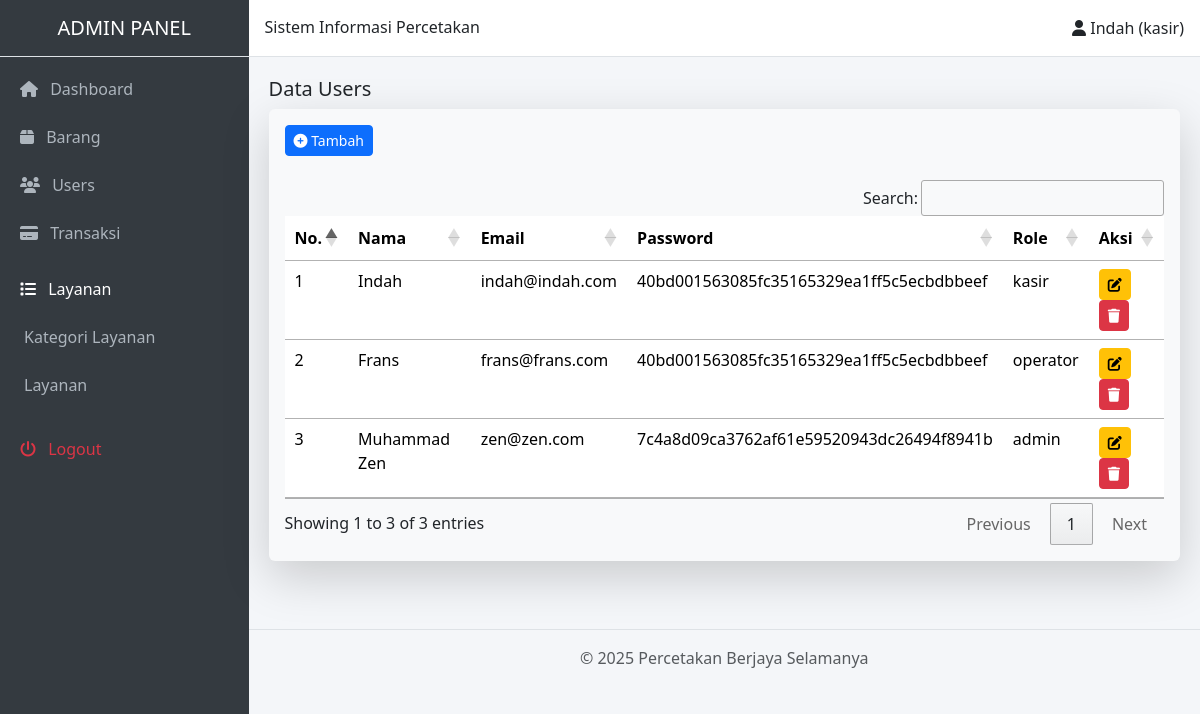
The page /index.php?halaman=users (signed in) on the database its author committed.
### tables this page shows
CREATE TABLE `users`  (
  `id_user` int NOT NULL AUTO_INCREMENT,
  `nama` varchar(90) NULL DEFAULT NULL,
  `email` varchar(50) NULL DEFAULT NULL,
  `password` varchar(255) NULL DEFAULT NULL,
  `role` enum('admin','kasir','operator') NULL DEFAULT NULL,
  `status_hapus` enum('Y','T') NULL DEFAULT NULL,
  PRIMARY KEY (`id_user`) USING BTREE
);

### menu/users/users.php (the view, shortened to what this page needs)
<?php
$koneksi = mysqli_connect('localhost', 'root', '', 'db_percetakan');
$hasil= mysqli_query($koneksi,"select * from users;");
?>
<h5 class="judul-form">Data Users</h5>
<div class="shadow-lg p-3 mb-5 bg-body-tertiary rounded">
  <a href="http://localhost/percetakan/index.php?halaman=tambah_users"><button class="btn btn-primary btn-sm mb-4"><i class="fa fa-plus-circle"></i> Tambah</button></a>
  <table  id="tabelUsers" class="table table-hover">
    <thead>
      <th>No.</th>
      <th>Nama</th>
      <th>Email</th>
      <th>Password</th>
      <th>Role</th>
      <th>Aksi</th>
    </thead>
    <tbody>
      <?php
      $no=1;
      while ($row= mysqli_fetch_array($hasil)) {
      ?>
      <tr>
      <td><?=$no?></td>
      <td><?=$row['nama']?></td>
      <td><?=$row['email']?></td>
      <td><?=$row['password']?></td>
      <td><?=$row['role']?></td>
      <td>
        <a href="http://localhost/percetakan/index.php?halaman=edit_users&id_users=<?=$row['id_user']?>">
          <button class="btn btn-sm btn-warning"><i class="fa fa-edit"></i></button>
        </a>
        <button class="btn btn-sm btn-danger" onclick="hapusData(<?= $row['id_user']; ?>)">
            <i class="fa fa-trash"></i>
        </button>
      </td>
      </tr>
      <?php
      $no++;
      }
      ?>
    </tbody>
  </table>
</div>

### index.php (style rules this page uses)
body { background-color: #f4f6f9; }

### rows shown on the page
users: nama "Indah", email "indah@indah.com", password "40bd001563085fc35165329ea1ff5c5ecbdbbeef", role "kasir"
users: nama "Frans", email "frans@frans.com", password "40bd001563085fc35165329ea1ff5c5ecbdbbeef", role "operator"
users: nama "Muhammad Zen", email "zen@zen.com", password "7c4a8d09ca3762af61e59520943dc26494f8941b", role "admin"

### other values the page prints
$_SESSION['user']['nama'] "Indah"
$_SESSION['user']['role'] "kasir"
